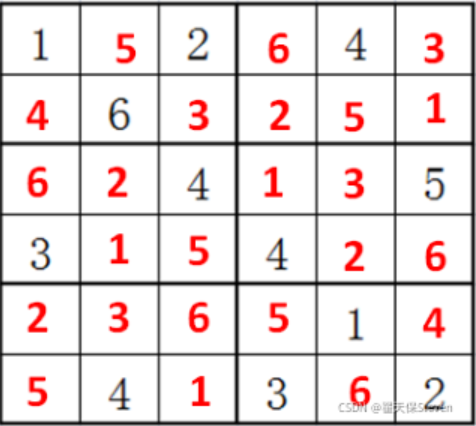
//> input picture Resources/math.png, 476 x 426 px
$ ./HoughLines   (built with g++ and OpenCV 4)
//> lines starting //> are read from the running program, lines starting //| are printed output that depends on the picture
#include<opencv2/opencv.hpp>
#include<iostream>
#include<vector>


int main()
{
	cv::Mat srcImage = cv::imread("Resources/math.png");
//> srcImage is the input picture: 426 rows x 476 cols, CV_8UC3; mean B, G, R 222.9, 222.9, 231.8

	cv::Mat midImage, dstImage;
	cv::Canny(srcImage, midImage, 50, 200, 3);
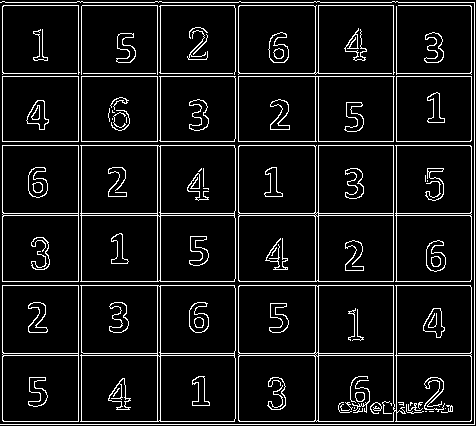
//> midImage: 426 rows x 476 cols, CV_8UC1; 8.5% white in thin lines or dots

	cv::cvtColor(midImage, dstImage, cv::COLOR_GRAY2BGR);
//> dstImage: 426 rows x 476 cols, CV_8UC3; 8.5% white in thin lines or dots

	std::vector<cv::Vec2f > lines;

	cv::HoughLines(midImage, lines, 1, CV_PI / 180, 150, 0, 0);
//> lines = 27 lines (rho, theta), first 12: [424, 1.57], [76, 1.57], [281, 1.57], [285, 1.57], [145, 1.57], [141, 1.57], [215, 1.57], [355, 1.57], [421, 1.57], [213, 1.57], [353, 1.57], [5, 1.57]

	for (size_t i = 0; i < lines.size(); i++)
	{
		float rho = lines[i][0], theta = lines[i][1];
		cv::Point pt1, pt2;
		double a = cos(theta), b = sin(theta);
		double x0 = a * rho, y0 = b * rho;
		pt1.x = cvRound(x0 + 1000 * (-b));
		pt1.y = cvRound(y0 + 1000 * (a));
		pt2.x = cvRound(x0 - 1000 * (-b));
		pt2.y = cvRound(y0 - 1000 * (a));
		cv::line(dstImage, pt1, pt2, cv::Scalar(55, 255, 0), 1);

	}
//> this loop made 27 passes
//> (rho, theta, a, b, x0, y0) on passes 1 to 12: (424, 1.57, -4.37e-08, 1, -1.85e-05, 424), (76, 1.57, -4.37e-08, 1, -3.32e-06, 76), (281, 1.57, -4.37e-08, 1, -1.23e-05, 281), (285, 1.57, -4.37e-08, 1, -1.25e-05, 285), (145, 1.57, -4.37e-08, 1, -6.34e-06, 145), (141, 1.57, -4.37e-08, 1, -6.16e-06, 141), (215, 1.57, -4.37e-08, 1, -9.4e-06, 215), (355, 1.57, -4.37e-08, 1, -1.55e-05, 355), (421, 1.57, -4.37e-08, 1, -1.84e-05, 421), (213, 1.57, -4.37e-08, 1, -9.31e-06, 213), (353, 1.57, -4.37e-08, 1, -1.54e-05, 353), (5, 1.57, -4.37e-08, 1, -2.19e-07, 5)
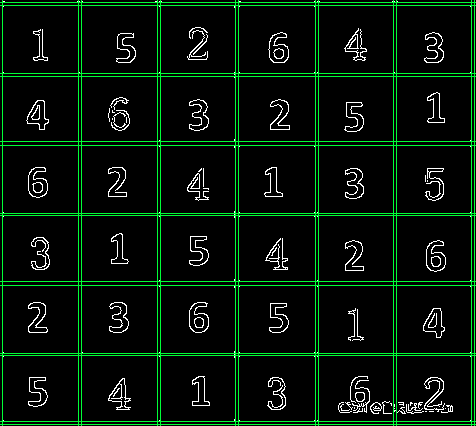
//> dstImage: 426 rows x 476 cols, CV_8UC3; mean B, G, R 10.3, 22.2, 7.1
	cv::imshow("原图", srcImage);
	cv::imshow("边缘", midImage);
	cv::imshow("效果", dstImage);
	cv::waitKey(0);
	return 0;
}

$ run again, with Resources/circle.png copied over Resources/math.png
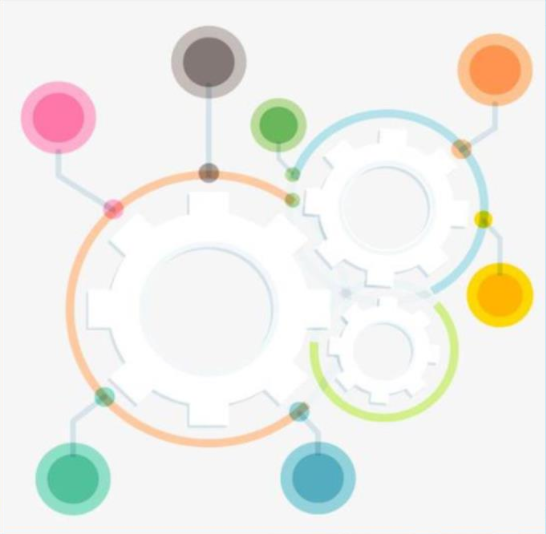
//> input picture Resources/circle.png, 546 x 534 px
//> srcImage is the input picture: 534 rows x 546 cols, CV_8UC3; mean B, G, R 234, 239, 239.3
//> `cv::Canny(srcImage, midImage, 50, 200, 3);`:
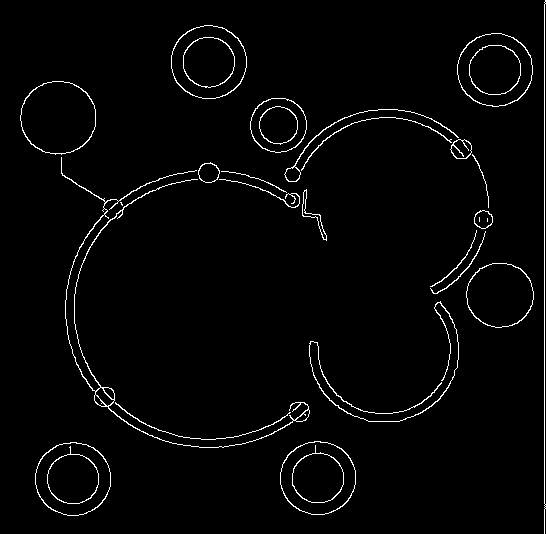
//> midImage: 534 rows x 546 cols, CV_8UC1; 2.3% white in thin lines or dots
//> lines = 1 line (rho, theta): [544, 0]
//> the loop `for (size_t i = 0; i < lines.size(); i++)` made 1 pass
//> (rho, theta, a, b, x0, y0) on pass 1: (544, 0, 1, 0, 544, 0)
//> after the loop `for (size_t i = 0; i < lines.size(); i++)`:
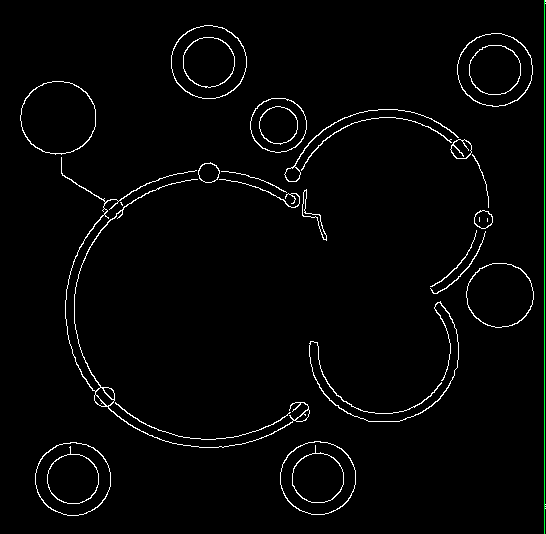
//> dstImage: 534 rows x 546 cols, CV_8UC3; mean B, G, R 5.5, 5.9, 5.4
